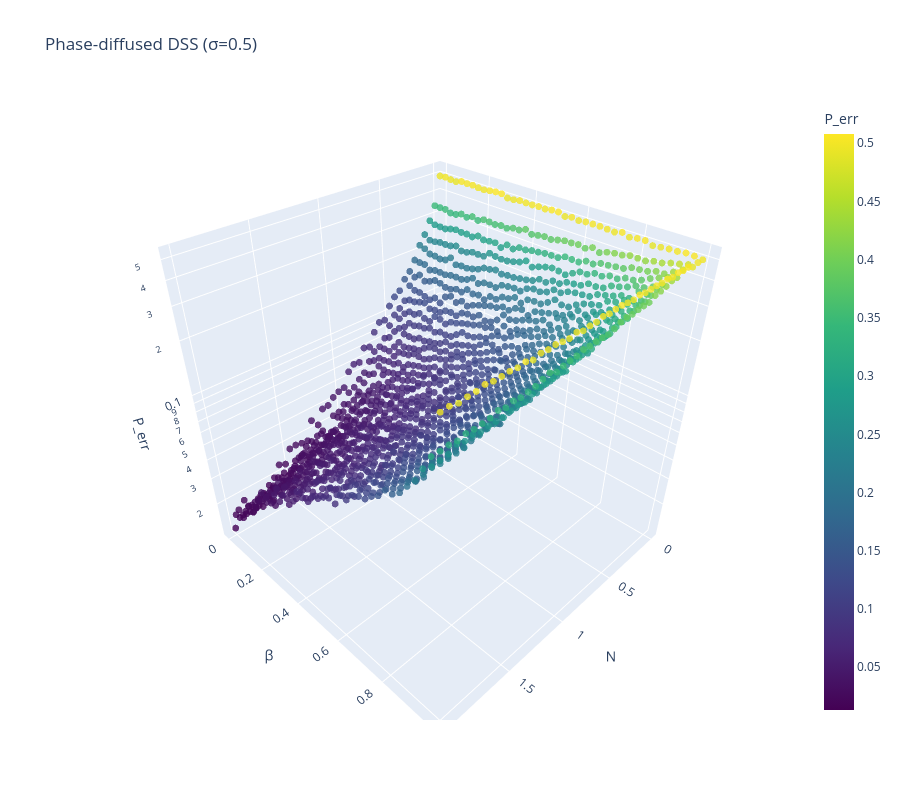

The code cell stored with this chart in its notebook:
### Code cell
# Flatten grid for scatter points
N_grid, beta_grid = np.meshgrid(N_dss, beta_dss, indexing="ij")

fig = go.Figure()

fig.add_trace(
    go.Scatter3d(x=N_grid.ravel(), 
                y=beta_grid.ravel(), 
                z=p_err_dss.ravel(), 
                mode="markers", 
                marker=dict(size=4,color=p_err_dss.ravel(),
                colorscale="Viridis", colorbar=dict(title=r"P_err"), opacity=0.8), name="Simulation"
                ))

fig.update_layout(
    title=rf"Phase-diffused DSS (σ={sigma_dss})", 
    scene=dict(xaxis_title="N", yaxis_title=r"β", 
               zaxis=dict(title="P_err", type='log'),
               aspectmode="cube"), 
               width=900, height=800)

fig.show()

### Figure 1 — Plotly figure (JSON) as saved in the notebook; plotly's stock layout.template omitted (floating-point values rounded to 4 significant figures; data arrays with more than 128 entries replaced by an {"elided": "..."} marker saying what was removed)
{"data": [{"marker": {"color": {"elided": "1600 float values"}, "colorbar": {"title": {"text": "P_err"}}, "colorscale": [[0, "#440154"], [0.1111, "#482878"], [0.2222, "#3e4989"], [0.3333, "#31688e"], [0.4444, "#26828e"], [0.5556, "#1f9e89"], [0.6667, "#35b779"], [0.7778, "#6ece58"], [0.8889, "#b5de2b"], [1, "#fde725"]], "opacity": 0.8, "size": 4}, "mode": "markers", "name": "Simulation", "type": "scatter3d", "x": {"elided": "1600 float values"}, "y": {"elided": "1600 float values"}, "z": {"elided": "1600 float values"}}], "layout": {"height": 800, "scene": {"aspectmode": "cube", "xaxis": {"title": {"text": "N"}}, "yaxis": {"title": {"text": "β"}}, "zaxis": {"title": {"text": "P_err"}, "type": "log"}}, "title": {"text": "Phase-diffused DSS (σ=0.5)"}, "width": 900}}
